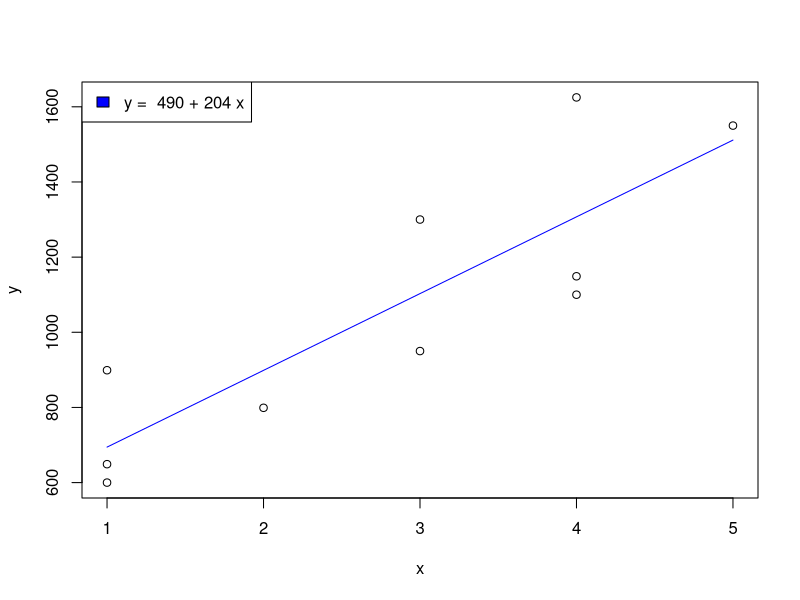

Source code (R):
x=c(1,1,2,1,3,4,4,3,5,4)
y = c(600,649,799,899,950,
      1100,1149,1300,1550,1625)
i = c(1:length(x))
plot(x,y)
xmed = mean(x)
ymed = mean(y)
x_xmed = x - xmed
y_ymed = y - ymed
prod = x_xmed * y_ymed
s1 = sum(prod)
cuad = x_xmed^2
s2 = sum(cuad)
b1 = s1/s2
b0 = ymed - b1*xmed
yest = b0 + b1*x
equ = paste("y = ",round(b0),"+",round(b1),"x")
lines(x,yest,col="blue")
legend("topleft",
       c(equ),
       fill=c("blue")
)
y4 = b0 + b1*4 #Se sustituye la X por el valor de agarre propuesto
